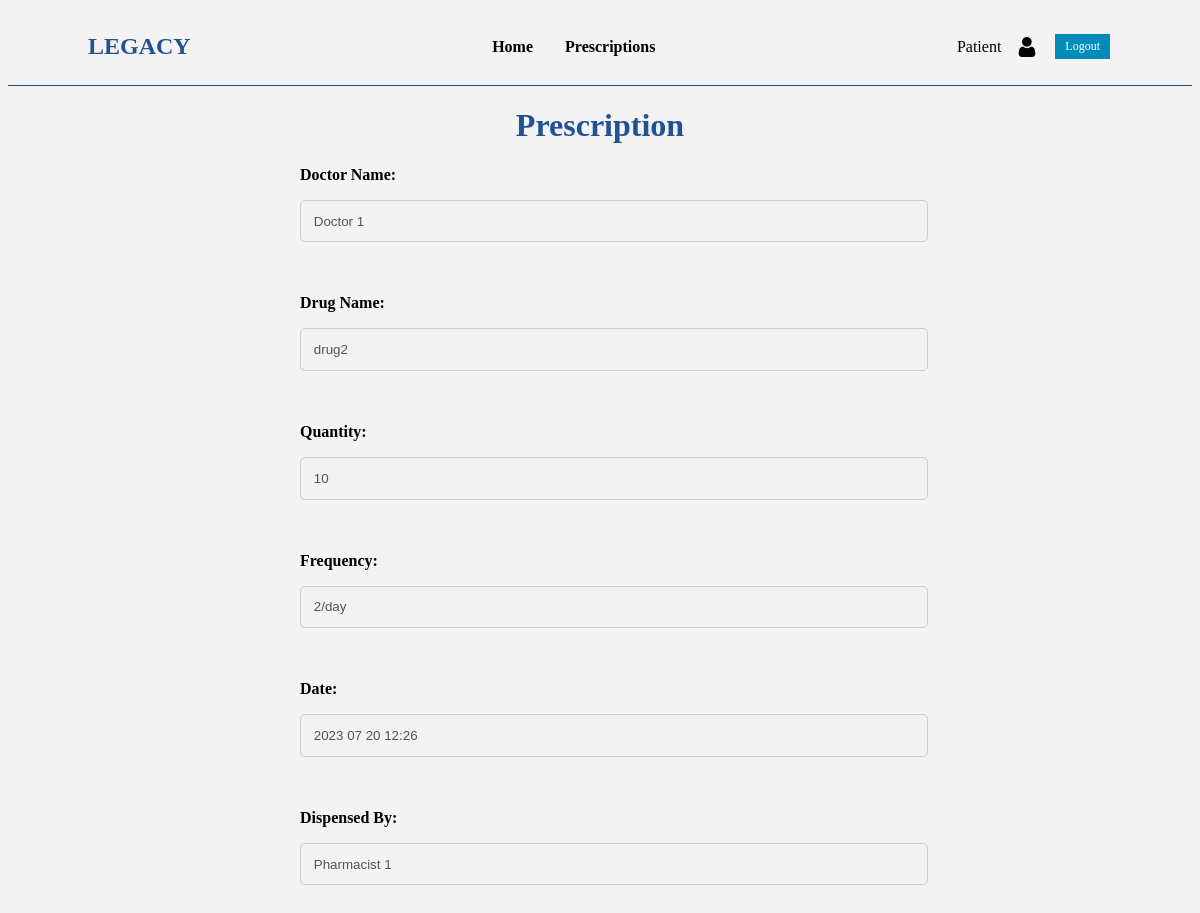
Screenshot of /patient/prescription.php?i=2 (signed in) with the database file from the repository.
### tables this page shows
CREATE TABLE `doctors` (
  `SSN` int NOT NULL,
  `fname` varchar(255) NOT NULL,
  `lname` varchar(255) NOT NULL,
  `address` varchar(255) NOT NULL,
  `years_of_experience` int NOT NULL,
  `speciality` varchar(255) NOT NULL,
  `password` varchar(255) NOT NULL,
  PRIMARY KEY (`SSN`)
);

CREATE TABLE `prescriptions` (
  `id` int NOT NULL,
  `patient_ssn` int NOT NULL,
  `doctor_ssn` int NOT NULL,
  `drug_name` varchar(255) NOT NULL,
  `quantity` varchar(255) NOT NULL,
  `date` varchar(255) NOT NULL,
  `dispensed` tinyint NOT NULL DEFAULT '0',
  `dispensedBy` int DEFAULT NULL,
  `frequency` varchar(255) NOT NULL,
  PRIMARY KEY (`id`),
  KEY `FK_Pr_Pa_idx` (`patient_ssn`),
  KEY `FK_Pr_Do_idx` (`doctor_ssn`),
  KEY `FK_Pr_Ph_idx` (`dispensedBy`),
  CONSTRAINT `FK_Pr_Do` FOREIGN KEY (`doctor_ssn`) REFERENCES `doctors` (`SSN`),
  CONSTRAINT `FK_Pr_Pa` FOREIGN KEY (`patient_ssn`) REFERENCES `patients` (`SSN`),
  CONSTRAINT `FK_Pr_Ph` FOREIGN KEY (`dispensedBy`) REFERENCES `pharmacists` (`SSN`)
);

CREATE TABLE `pharmacists` (
  `SSN` int NOT NULL,
  `fname` varchar(255) DEFAULT NULL,
  `lname` varchar(255) DEFAULT NULL,
  `address` varchar(255) DEFAULT NULL,
  `password` varchar(255) DEFAULT NULL,
  PRIMARY KEY (`SSN`),
  UNIQUE KEY `ssn_UNIQUE` (`SSN`) /*!80000 INVISIBLE */
);

### src/db.php (called while the page is built, shortened)
<?php
class DB
{
    private $host;
    private $username;
    private $dbPassword;
    private $database;
    private $connection;
    public function __construct() {
        $this->host = "localhost";
        $this->username = "root";
        $this->dbPassword = "David123";
        $this->database = "drug_dispenser_db";
    }
    private function connect() {
        $this->connection = new mysqli($this->host, $this->username, $this->dbPassword, $this->database);
    }
    public function select($table, $where = null) {
        $sql = "SELECT * FROM $table";
        if ($where) {
            $sql .= " WHERE $where;";
        }
        $result = $this->connection->query($sql);
         $rows = array();
        while ($row = $result->fetch_assoc()) {
            $rows[] = $row;
        }
        return array("status"=>TRUE,"data"=>$rows);
    }
}
?>

### public/patient/prescription.php (the view, shortened to what this page needs)
<?php
require_once("../../src/db.php");
$db = new DB();
if (isset($_GET['i'])) {
    $id = $_GET['i'];
}
$where = "id = $id";
$data = $db->select("prescriptions",$where)["data"][0];
$where = "SSN = ".$data["doctor_ssn"];
$doctorDetails = $db->select("doctors",$where)["data"][0];
$where = "SSN = ".$data["dispensedBy"];
$pharmacistDetails = $db->select("pharmacists",$where)["data"][0];
?>
<?php include 'header.php'; ?>
<body>
    <?php include 'nav.php'; ?>
    <main>
        <h1>Prescription</h1>
    <form>
        <label for="doctor_name">Doctor Name:</label>
        <input disabled type="text" name="ssn" value="<?php echo $doctorDetails['fname']." ".$doctorDetails['lname']; ?>"><br><br>
        <label for="drug_name">Drug Name:</label>
        <input disabled type="text" name="drug_name" value="<?php echo $data['drug_name']; ?>"><br><br>
        <label for="quantity">Quantity:</label>
        <input disabled type="text" name="quantity" value="<?php echo $data['quantity']; ?>"><br><br>
        <label for="frequency">Frequency:</label>
        <input disabled type="text" name="frequency" value="<?php echo $data['frequency']; ?>"><br><br>
        <label for="date">Date:</label>
        <input disabled type="datetime" name="date" value="<?php echo $data['date']; ?>"><br><br>
       <?php if($data['dispensed']): ?>
            <label for="dispensedBy">Dispensed By:</label>
            <input disabled type="text" name="dispensedBy" value="<?php echo $pharmacistDetails["lname"]." ".$pharmacistDetails["fname"]; ?>"><br><br>
        <?php else: ?>
            <label for="dispensed">dispensed:</label>
            <input disabled type="Text" name="dispensed" value="Pending"><br><br>
        <?php endif; ?>
    </form>
    </main>
</body>
</html>

### assets/css/styles.css (style rules this page uses)
body { background-color: #f3f3f3; }
main { display: flex; flex-direction: column; align-items: center; }
h1,h2 { color: #225195 }
form { display: flex; flex-direction: column; width: 50vw; }
label { font-weight: bold; }
input[type="text"], input[type="password"], input[type="datetime"], input[type="number"], select, textarea { width: 100%; margin-block: 1rem; padding: .8rem; border-radius: 5px; border: 1px solid #ccc; }

### rows the page displays
doctors: ssn "Doctor 1"
prescriptions: drug_name "drug2", quantity "10", frequency "2/day", date "2023 07 20 12:26"
pharmacists: dispensedBy "Pharmacist 1"

### other values shown
$login_session["fname"] "Patient"
